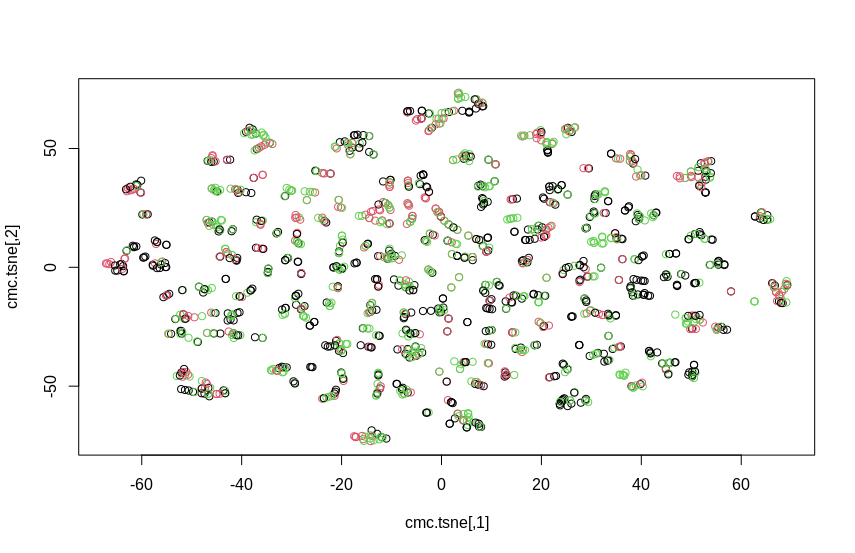

Generate this figure with R:
# use t-SNE for dimension reduction of the contraceptive method choice data set
library(tsne)
library(caret)
library(data.table)
library(plyr)

# load the dataset with improved names
setwd('/home/benjamin/WS20_21/machine_learning_2/ML_Project/')
data <- as.data.table(read.csv(
  "cmc_mod.data",
  colClasses = c(
    "integer",
    "factor",
    "factor",
    "integer",
    "factor",
    "factor",
    "factor",
    "factor",
    "factor",
    "factor"
  )

))
data$WifeReligion <-
  revalue(data$WifeReligion, c("1" = "Islam", "0" = "Non-Islam"))
data$WifeWorking <-
  revalue(data$WifeWorking, c("1" = "No", "0" = "Yes"))
data$MediaExposure <-
  revalue(data$MediaExposure, c("1" = "Not good", "0" = "Good"))
data$ContraceptiveMethodUsed <-
  revalue(data$ContraceptiveMethodUsed,
          c("1" = "No-use", "2" = "Long-term", "3" = "Short-term"))

# we must not include the target variable for the tSNE algorithm
data_wo_cmc <- subset(data, select = -c(10))

# define ground truth as colors for the final plot
colors <- as.numeric(data$ContraceptiveMethodUsed)

# one hot encoding for categorical variables
dmy <- dummyVars(" ~ .", data = data_wo_cmc)
data_ohe <- data.frame(predict(dmy, newdata = data_wo_cmc))
print(data_ohe)

# fit tSNE
cmc.tsne <- tsne(data_ohe,
                 max_iter = 500,
                 epoch = 25,
                 perplexity = 10)

plot(cmc.tsne, col = colors)
